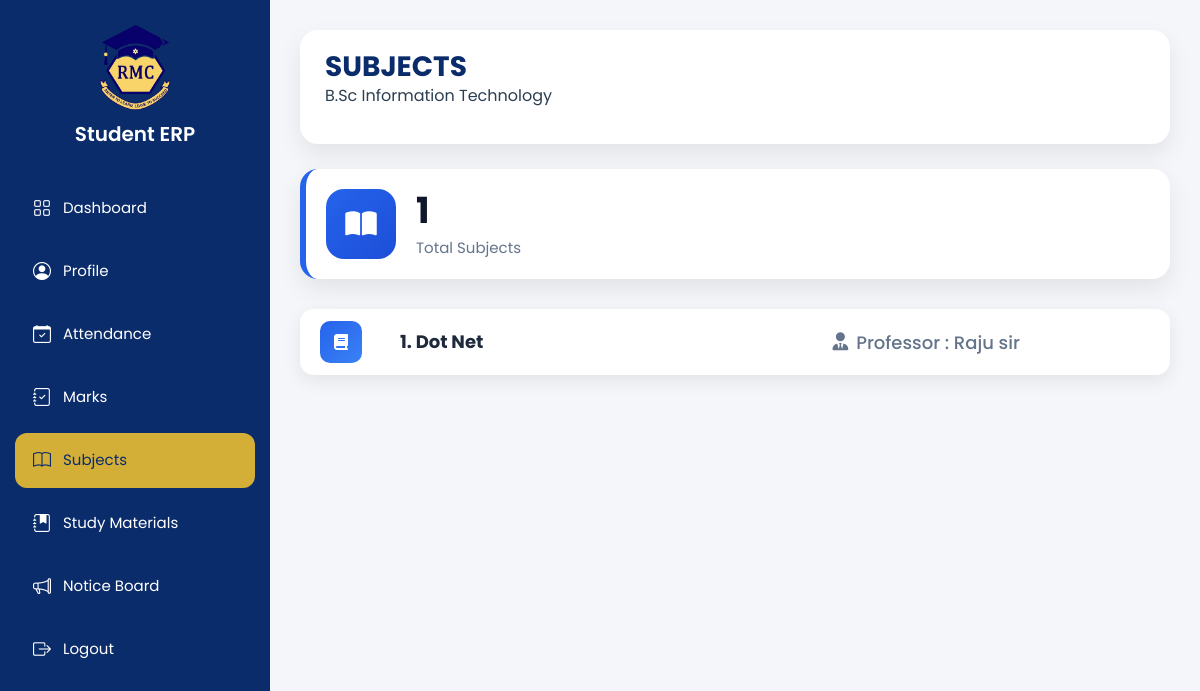
Page /student/subjects/ on the earlier database version.
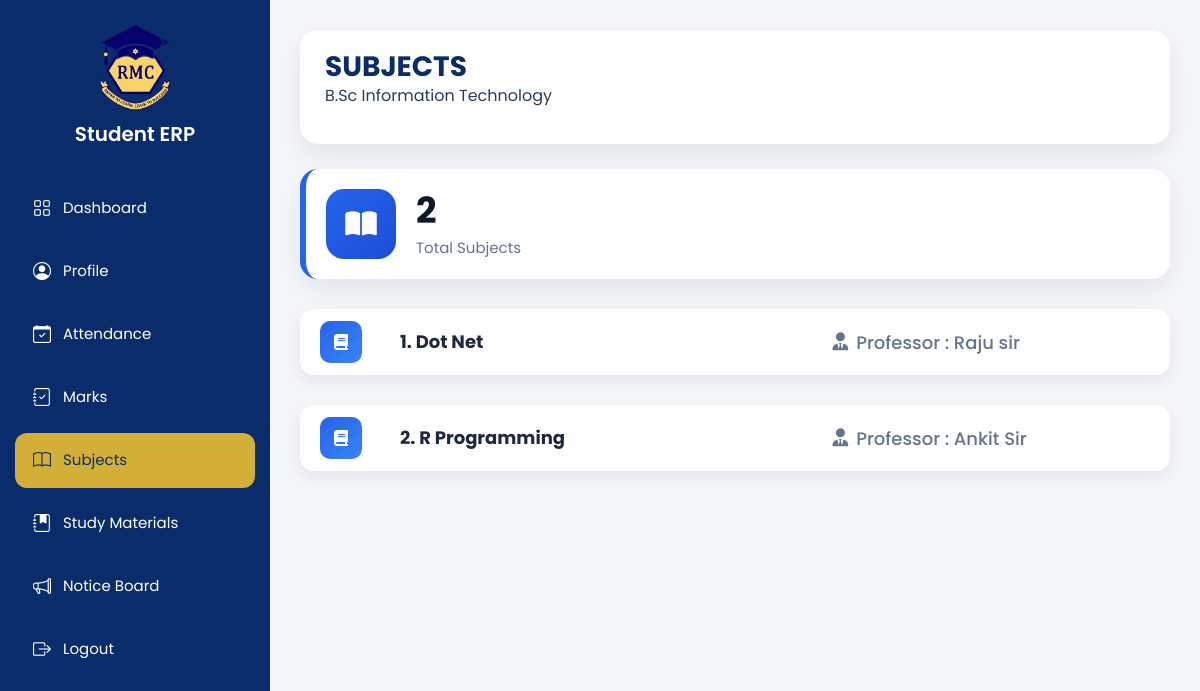
Same page on the later database version.
### core/models.py (models this page shows, shortened)
class Teacher(models.Model):
    teacher_id = models.CharField(max_length=20, unique=True)
    name = models.CharField(max_length=100)
    email = models.EmailField()
    mobile = models.CharField(max_length=15)
    subject = models.CharField(max_length=100)
    qualification = models.CharField(max_length=100, blank=True)
    experience = models.CharField(max_length=50, blank=True)
    gender = models.CharField(max_length=10, blank=True)
    dob = models.DateField(null=True, blank=True)
    joining_date = models.DateField(null=True, blank=True)
    address = models.TextField(blank=True)
    password = models.CharField(max_length=100)
    photo = models.ImageField(
        upload_to='teacher_photos/',
        null=True,
        blank=True
    )

### core/views.py (the view)
# urls.py: path('student/subjects/', views.student_subjects, name='student_subjects'),
def student_subjects(request):
    teachers = Teacher.objects.all()
    return render(request, 'student/subjects.html', {
        'subjects': teachers
    })

### templates/student/subjects.html (shortened to what this page needs)
{% load static %}
<!DOCTYPE html>
<html lang="en">
<head>
    <link href="https://cdn.jsdelivr.net/npm/bootstrap@5.3.3/dist/css/bootstrap.min.css" rel="stylesheet">
    <link href="https://cdn.jsdelivr.net/npm/bootstrap-icons@1.11.3/font/bootstrap-icons.css" rel="stylesheet">
    <link rel="stylesheet" href="{% static 'css/student.css' %}">
    <link rel="stylesheet" href="{% static 'css/subjects.css' %}">
    <link rel="stylesheet"
          href="https://cdnjs.cloudflare.com/ajax/libs/font-awesome/6.5.2/css/all.min.css">
</head>
<body>
<div class="dashboard">
    {% include "student/sidebar.html" %}
    <main class="main-content">
        <div class="topbar">
            <div class="top-left">
                <h3>SUBJECTS</h3>
                <p>B.Sc Information Technology</p>
            </div>
        </div>
        <div class="subjects-page">
            <div class="subject-summary">
                <div class="summary-card">
                    <div class="summary-icon">
                        <i class="fas fa-book-open"></i>
                    </div>
                    <div class="summary-content">
                        <h2>{{ subjects|length }}</h2>
                        <p>Total Subjects</p>
                    </div>
                </div>
            </div>
            <div class="subject-list">
                {% for subject in subjects %}
                <div class="subject-card">
                    <div class="subject-icon">
                        <i class="fas fa-book"></i>
                    </div>
                    <div class="subject-content">
                        <h4>{{ forloop.counter }}. {{ subject.subject }}</h4>
                        <span>
                            <i class="fas fa-user-tie"></i>
                            Professor : {{ subject.name }}
                        </span>
                    </div>
                </div>
                {% endfor %}
            </div>
        </div>
    </main>
</div>
</body>
</html>

Differences in the rows shown:
added Teacher: subject "R Programming", name "Ankit Sir"
Other differences:
{{ subjects|length }}: "1" → "2"
